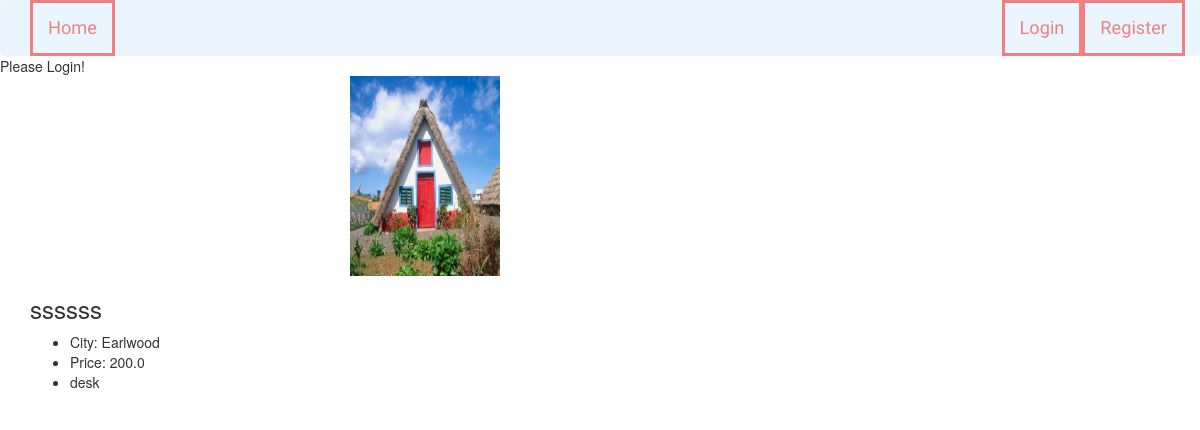
Before: /listingInfo/30 with the older database file.
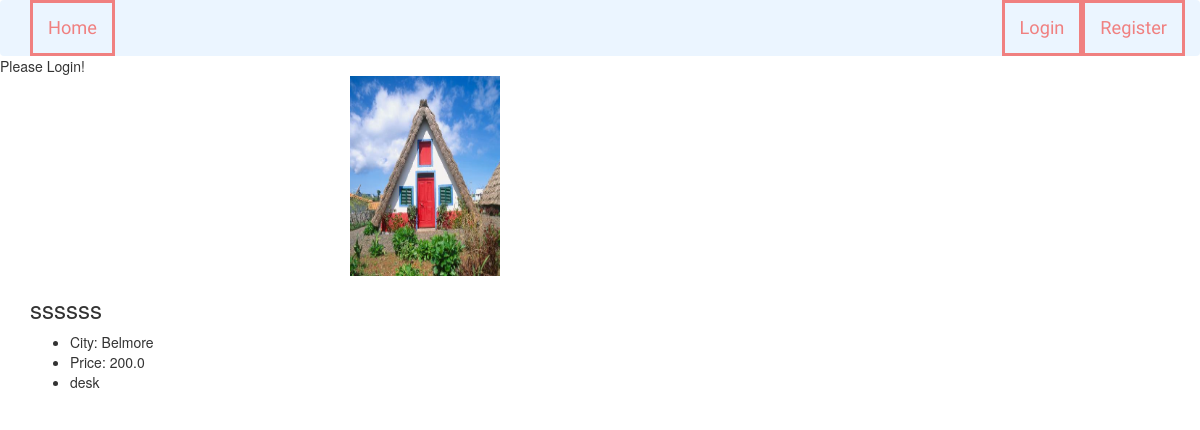
After: the same page with the newer database file.
### airbnb/models.py (models this page shows)
class Scene(models.Model):
    listing_id = models.BigIntegerField()
    picture = models.URLField(blank=True, null=True)

class Listing(models.Model):
    id = models.AutoField(primary_key=True)
    host_id = models.BigIntegerField()
    property_type = models.CharField(blank=True, max_length=50, null=True)
    room_type = models.CharField(blank=True, max_length=50, null=True)
    accommodates = models.IntegerField(blank=True, null=True)
    bedrooms = models.IntegerField(blank=True, null=True)
    beds = models.IntegerField(blank=True, null=True)
    bathrooms = models.FloatField(blank=True, null=True)
    street = models.CharField(blank=True, max_length=200, null=True)
    city = models.CharField(blank=True, max_length=50, null=True)
    state = models.CharField(blank=True, max_length=50, null=True)
    zipcode = models.IntegerField(blank=True, null=True)
    latitude = models.FloatField(blank=True, null=True)
    longitude = models.FloatField(blank=True, null=True)
    amenities = models.TextField(blank=True, null=True)
    summary = models.TextField(blank=True, null=True)
    transit = models.TextField(blank=True, null=True)
    neighborhood = models.TextField(blank=True, null=True)
    name = models.TextField(blank=True, null=True)
    price = models.DecimalField(decimal_places=1, max_digits=6, blank=True, null=True)
    '''picture = models.URLField(blank=True, null=True)'''

### airbnb/views.py (the view)
# urls.py: url(r'listingInfo/(?P<listing_id>\d+)$', views.listingInfo, name='listingInfo')
def listingInfo(request, listing_id):
    listing = models.Listing.objects.get(pk=listing_id)
    pictures = models.Scene.objects.filter(listing_id=listing_id)
    l = []
    for item in listing.amenities.split(','):
        l.append(item)
    total = {'name': listing.name, 'city': listing.city, 'price': listing.price, 'amenities': l}
    if pictures.exists():
        total['picture'] = pictures[0].picture
    return render(request, 'listingInfo.html', {'listing_id': listing_id, 'total': total})

### templates/listingInfo.html (shortened to what this page needs)
{% if user and user.is_authenticated %}
    {% include 'baseLogin.html' %}
{% else %}
    {% include 'base.html' %}
    <h>Please Login!</h>
{% endif %}
{% load static %}
{% block content %}
    <body>
    <div>
        <div>
            <div><img src="{% static total.picture %}" style="position: relative; left: 350px; height: 200px; width: 150px"></div>
        </div>
        <div class="container">
            <div class="row">
                <div class="col-md-6">
                    <section>
                        <h3>{{ total.name }}</h3>
                        <div>
                        <ul>
                            <li>City: {{ total.city }}</li>
                            <li>Price: {{ total.price }}</li>
                            {% for item in total.amenities %}
                                <li>{{ item }}</li>
                            {% endfor %}
                        </ul>
                    </div>
                    </section>
                </div>
            </div>
        </div>
    </div>
    </body>
{% endblock %}

### templates/base.html (shortened to what this page needs)
{% load static %}
<!DOCTYPE html>
<html lang="en">
<head>
    <link rel="stylesheet" href="{% static 'css/test.css' %}">
</head>
<body>
<nav class="navbar navbar-default" style="background: rgba(57,157,250,0.1);color: #000;border:none;margin:0 0 0 0">
      <div class="container-fluid">
        <div class="collapse navbar-collapse" id="my-nav">
          <ul class="nav navbar-nav">
            <li class="active"><a href="/index/" style="font-family: 'Spinnaker', sans-serif;font-size:130%;background: rgba(0,0,0,0);border-style: solid;color:#f08080">Home</a></li>
          </ul>
          <ul class="nav navbar-nav navbar-right">
            <li>
            <ul class="nav navbar-nav">
            <li class="active"><a href="/userLogin/" style="font-family: 'Spinnaker', sans-serif;font-size:130%;background: rgba(0,0,0,0);border-style: solid;color:#f08080">Login</a></li>
            </ul>
            </li>
            <li>
            <ul class="nav navbar-nav">
            <li class="active"><a href="/userRegister/" style="font-family: 'Spinnaker', sans-serif;font-size:130%;background: rgba(0,0,0,0);border-style: solid;color:#f08080">Register</a></li>
            </ul>
            </li>
          </ul>
        </div>
      </div>
    </nav>
</body>
</html>

Changed rows visible on the page:
changed Listing "ssssss": city "Earlwood" → "Belmore"
